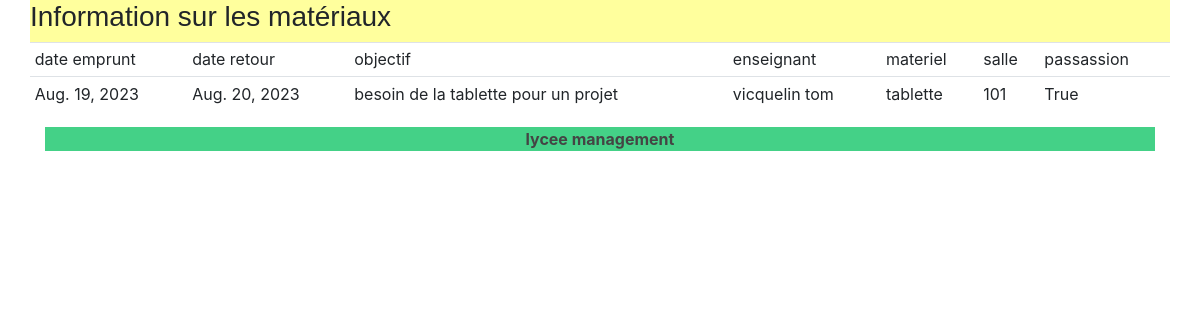
The page /lycee/emprunt/info on the database its author committed.
### lycee/models.py (models this page shows, shortened)
class Emprunt(models.Model):
    materiel = models.ForeignKey(Materiel, on_delete=models.CASCADE)
    date_emprunt = models.DateField()
    date_retour = models.DateField()
    salle = models.ForeignKey(Salle, on_delete=models.CASCADE)
    object = models.TextField(max_length=255)
    enseignant = models.ForeignKey(Enseignant, on_delete=models.CASCADE)
    passassion = models.BooleanField()

class Enseignant(models.Model):
    nom = models.CharField(
        max_length=50,
        blank=False,
        null=False
    )
    prenom = models.CharField(
        max_length=50,
        blank=False,
        null=False
    )

class Materiel(models.Model):
    TYPE_CHOICES = (
        ('smartphone', 'Smartphone'),
        ('tablette', 'Tablette'),
        ('ecran', 'Écran'),
        ('video_projecteur', 'Vidéo-projecteur'),
        ('pointeur_laser', 'Pointeur Laser'),
    )
    type_materiel = models.CharField(max_length=50, choices=TYPE_CHOICES)
    responsable = models.ForeignKey(Responsable, on_delete=models.CASCADE, related_name='materiels_responsables')
    budget = models.ForeignKey(Budget, on_delete=models.CASCADE, related_name='materiels_responsable')
    salle_actuelle = models.ForeignKey(Salle, on_delete=models.CASCADE, default='001')

class Salle(models.Model):
    TYPE_CHOICES = (
        ('001', '001'),
        ('101', '101'), ('102', '102'), ('103', '103'), ('104', '104'), ('105', '105'),
        ('201', '201'), ('202', '202'), ('203', '203'), ('204', '204'), ('205', '205'),
        ('301', '301'), ('302', '302'), ('303', '303'), ('304', '304'), ('305', '305'),
    )
    numero = models.CharField(max_length=50, choices=TYPE_CHOICES)

### lycee/views.py (the view)
# urls.py: path('lycee/emprunt/info', InfoEmpruntView, name="info_emprunt")
def InfoEmpruntView(request):
    result_list = Emprunt.objects.all
    enseignent_list = Enseignant.objects.all
    materiel_list = Materiel.objects.all
    salle_list = Salle.objects.all
    context = {'list': result_list, 'enseignant_list': enseignent_list, 'salle_list': salle_list, 'materiel_list': materiel_list}
    return render(request, 'lycee/emprunt/info.html', context)

### lycee/templates/lycee/emprunt/info.html
{% extends 'master.html'%}
{% block title %}
    Information sur les matériaux
{% endblock %}
{% block content %}
    <table class="table table-sm">
        <thead>
            <tr>
                <td>date emprunt</td>
                <td>date retour</td>
                <td>objectif</td>
                <td>enseignant</td>
                <td>materiel</td>
                <td>salle</td>
                <td>passassion</td>
            </tr>
        </thead>
        <tbody>
        {% for emprunt in list %}
            <tr>
                <td>{{emprunt.date_emprunt}}</td>
                <td>{{emprunt.date_retour}}</td>
                <td>{{emprunt.object}}</td>
                {% for enseignant in enseignant_list %}
                    {% if enseignant.id == emprunt.enseignant_id %}
                        <td>{{enseignant.nom}} {{enseignant.prenom}}</td>
                    {% endif %}
                {% endfor %}
                {% for materiel in materiel_list %}
                    {% if materiel.id == emprunt.materiel_id %}
                        <td>{{materiel.type_materiel}}</td>
                    {% endif %}
                {% endfor %}
                {% for salle in salle_list %}
                    {% if salle.id == emprunt.salle_id %}
                        <td>{{salle.numero}}</td>
                    {% endif %}
                {% endfor %}
                <td>{{emprunt.passassion}}</td>
            </tr>
        {% endfor %}
        </tbody>
    </table>
{% endblock %}

### lycee/static/lycee/style.css (style rules this page uses)
html { position: relative; min-height: 100%; }

### rows shown on the page
Emprunt: date_emprunt "Aug. 19, 2023", date_retour "Aug. 20, 2023", object "besoin de la tablette pour un projet", passassion "True"
Enseignant: nom "vicquelin", prenom "tom"
Materiel: type_materiel "tablette"
Salle: numero "101"
